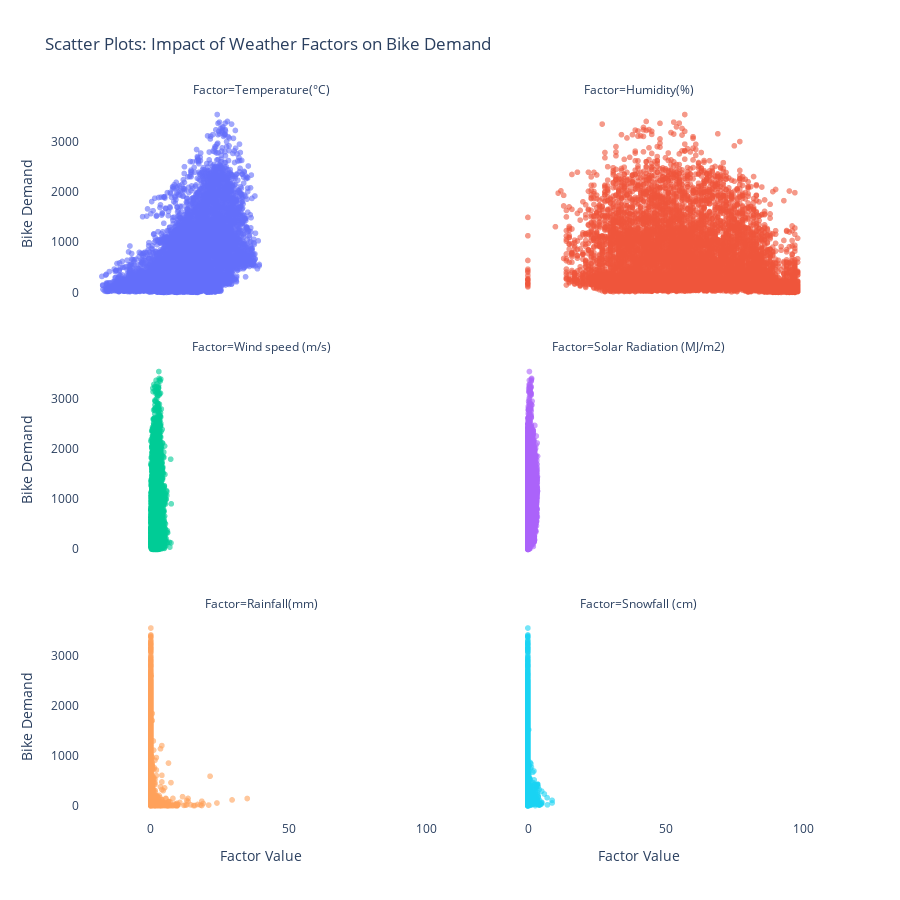

Notebook code cell kept with this figure:
### Markdown cell above
### Process Before Final Output

#### Experimentation
Given the presence of multiple weather-related factors, a Multiple Linear Regression model was initially employed (see Appendix A) to determine which factors significantly influence bike demand. The results identified key variables that had a statistically significant impact on demand.


| **Factor**                | **Coefficient** | **P-Value** | **Interpretation**                                             |
|---------------------------|-----------------|------------|---------------------------------------------------------------|
| Temperature (°C)          | 35.67           | 0.000      | Positive relationship: Higher temperature increases demand.   |
| Humidity (%)              | 12.45           | 0.002      | Positive relationship: Higher humidity increases demand.      |
| Wind Speed (m/s)          | -8.21           | 0.015      | Negative relationship: Higher wind speed decreases demand.    |
| Solar Radiation (MJ/m2)   | 22.78           | 0.001      | Positive relationship: Higher solar radiation increases demand. |
| Visibility (10m)          | -4.56           | 0.030      | Negative relationship: Reduced visibility decreases demand.   |
| Rainfall (mm)             | 5.32            | 0.045      | Positive relationship: More rainfall increases demand slightly. |
| Snowfall (cm)             | -2.78           | 0.080      | Negative relationship: Higher snowfall decreases demand.      |

However, some weather factors, such as Snowfall and Rainfall, presented a challenge due to their limited sample sizes. Specifically, data where Snowfall and Rainfall > 0 accounted for only approximately 5%-6% of the dataset (see Appendix B). This raised concerns regarding the statistical reliability of these variables in the regression model, as insufficient data can hinder generalizability and lead to biased conclusions.

Due to these limitations, interpreting the results solely based on the Multiple Linear Regression model was inadequate. To address this, Scatter Plots were introduced to visually examine the relationship between weather conditions and bike demand. These plots allowed for a clearer understanding of demand trends as weather factors, such as temperature, wind speed, and solar radiation, increased. This visualization approach provided a more intuitive and reliable representation of the data trends, as illustrated in the figure below.

### Code cell
# Melt the DataFrame to a long format for easier faceting
df_long = df.melt(id_vars=['Rented Bike Count'], 
                  value_vars=['Temperature(\u00b0C)', 'Humidity(%)', 'Wind speed (m/s)', 
                              'Solar Radiation (MJ/m2)', 'Rainfall(mm)', 'Snowfall (cm)'],
                  var_name='Factor', 
                  value_name='Value')

# Create Scatter Plots
fig = px.scatter(
    df_long,
    x='Value',
    y='Rented Bike Count',
    facet_col='Factor',  # Create facets for each factor
    facet_col_wrap=2,    # Arrange facets into 2 columns
    color='Factor',      # Color each plot differently
    title="Scatter Plots: Impact of Weather Factors on Bike Demand",
    labels={'Value': 'Factor Value', 'Rented Bike Count': 'Bike Demand'},
    opacity=0.6
)
fig.update_layout(
    plot_bgcolor='white',
    showlegend=False,
    height=900,  # Adjust height for better readability
)

fig.show()

### Figure 1 — Plotly figure (JSON) as saved in the notebook; plotly's stock layout.template omitted (floating-point values rounded to 4 significant figures; data arrays with more than 128 entries replaced by an {"elided": "..."} marker saying what was removed)
{"data": [{"hovertemplate": "Factor=Temperature(°C)<br>Factor Value=%{x}<br>Bike Demand=%{y}<extra></extra>", "legendgroup": "Temperature(°C)", "marker": {"color": "#636efa", "opacity": 0.6, "symbol": "circle"}, "mode": "markers", "name": "Temperature(°C)", "showlegend": true, "type": "scattergl", "x": {"elided": "8465 float values"}, "xaxis": "x5", "y": {"elided": "8465 int values"}, "yaxis": "y5"}, {"hovertemplate": "Factor=Humidity(%)<br>Factor Value=%{x}<br>Bike Demand=%{y}<extra></extra>", "legendgroup": "Humidity(%)", "marker": {"color": "#EF553B", "opacity": 0.6, "symbol": "circle"}, "mode": "markers", "name": "Humidity(%)", "showlegend": true, "type": "scattergl", "x": {"elided": "8465 int values"}, "xaxis": "x6", "y": {"elided": "8465 int values"}, "yaxis": "y6"}, {"hovertemplate": "Factor=Wind speed (m/s)<br>Factor Value=%{x}<br>Bike Demand=%{y}<extra></extra>", "legendgroup": "Wind speed (m/s)", "marker": {"color": "#00cc96", "opacity": 0.6, "symbol": "circle"}, "mode": "markers", "name": "Wind speed (m/s)", "showlegend": true, "type": "scattergl", "x": {"elided": "8465 float values"}, "xaxis": "x3", "y": {"elided": "8465 int values"}, "yaxis": "y3"}, {"hovertemplate": "Factor=Solar Radiation (MJ/m2)<br>Factor Value=%{x}<br>Bike Demand=%{y}<extra></extra>", "legendgroup": "Solar Radiation (MJ/m2)", "marker": {"color": "#ab63fa", "opacity": 0.6, "symbol": "circle"}, "mode": "markers", "name": "Solar Radiation (MJ/m2)", "showlegend": true, "type": "scattergl", "x": {"elided": "8465 float values"}, "xaxis": "x4", "y": {"elided": "8465 int values"}, "yaxis": "y4"}, {"hovertemplate": "Factor=Rainfall(mm)<br>Factor Value=%{x}<br>Bike Demand=%{y}<extra></extra>", "legendgroup": "Rainfall(mm)", "marker": {"color": "#FFA15A", "opacity": 0.6, "symbol": "circle"}, "mode": "markers", "name": "Rainfall(mm)", "showlegend": true, "type": "scattergl", "x": {"elided": "8465 float values"}, "xaxis": "x", "y": {"elided": "8465 int values"}, "yaxis": "y"}, {"hovertemplate": "Factor=Snowfall (cm)<br>Factor Value=%{x}<br>Bike Demand=%{y}<extra></extra>", "legendgroup": "Snowfall (cm)", "marker": {"color": "#19d3f3", "opacity": 0.6, "symbol": "circle"}, "mode": "markers", "name": "Snowfall (cm)", "showlegend": true, "type": "scattergl", "x": {"elided": "8465 float values"}, "xaxis": "x2", "y": {"elided": "8465 int values"}, "yaxis": "y2"}], "layout": {"annotations": [{"font": {}, "showarrow": false, "text": "Factor=Rainfall(mm)", "x": 0.245, "xanchor": "center", "xref": "paper", "y": 0.2867, "yanchor": "bottom", "yref": "paper"}, {"font": {}, "showarrow": false, "text": "Factor=Snowfall (cm)", "x": 0.755, "xanchor": "center", "xref": "paper", "y": 0.2867, "yanchor": "bottom", "yref": "paper"}, {"font": {}, "showarrow": false, "text": "Factor=Wind speed (m/s)", "x": 0.245, "xanchor": "center", "xref": "paper", "y": 0.6433, "yanchor": "bottom", "yref": "paper"}, {"font": {}, "showarrow": false, "text": "Factor=Solar Radiation (MJ/m2)", "x": 0.755, "xanchor": "center", "xref": "paper", "y": 0.6433, "yanchor": "bottom", "yref": "paper"}, {"font": {}, "showarrow": false, "text": "Factor=Temperature(°C)", "x": 0.245, "xanchor": "center", "xref": "paper", "y": 1.0, "yanchor": "bottom", "yref": "paper"}, {"font": {}, "showarrow": false, "text": "Factor=Humidity(%)", "x": 0.755, "xanchor": "center", "xref": "paper", "y": 1.0, "yanchor": "bottom", "yref": "paper"}], "height": 900, "legend": {"title": {"text": "Factor"}, "tracegroupgap": 0}, "plot_bgcolor": "white", "showlegend": false, "title": {"text": "Scatter Plots: Impact of Weather Factors on Bike Demand"}, "xaxis": {"anchor": "y", "domain": [0, 0.49], "title": {"text": "Factor Value"}}, "xaxis2": {"anchor": "y2", "domain": [0.51, 1], "matches": "x", "title": {"text": "Factor Value"}}, "xaxis3": {"anchor": "y3", "domain": [0, 0.49], "matches": "x", "showticklabels": false}, "xaxis4": {"anchor": "y4", "domain": [0.51, 1], "matches": "x", "showticklabels": false}, "xaxis5": {"anchor": "y5", "domain": [0, 0.49], "matches": "x", "showticklabels": false}, "xaxis6": {"anchor": "y6", "domain": [0.51, 1], "matches": "x", "showticklabels": false}, "yaxis": {"anchor": "x", "domain": [0, 0.2867], "title": {"text": "Bike Demand"}}, "yaxis2": {"anchor": "x2", "domain": [0, 0.2867], "matches": "y", "showticklabels": false}, "yaxis3": {"anchor": "x3", "domain": [0.3567, 0.6433], "matches": "y", "title": {"text": "Bike Demand"}}, "yaxis4": {"anchor": "x4", "domain": [0.3567, 0.6433], "matches": "y", "showticklabels": false}, "yaxis5": {"anchor": "x5", "domain": [0.7133, 1.0], "matches": "y", "title": {"text": "Bike Demand"}}, "yaxis6": {"anchor": "x6", "domain": [0.7133, 1.0], "matches": "y", "showticklabels": false}}}
